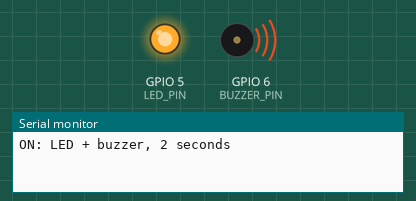
Simulated run of this sketch. Board: ESP32-S3. On the bench: output pins drawn as LEDs (lit = HIGH), buzzer (waves = sounding, pin HIGH), the last lines printed to the serial monitor.

Above: at 1.0 s.
At 3.0 s:
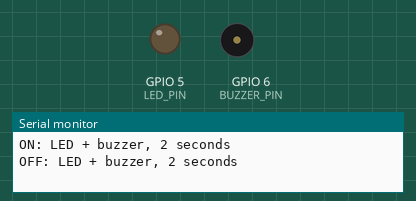
Timing chart, 0 to 5.2 s (numbered marks = the images above):
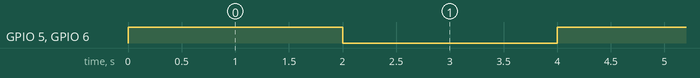

The sketch:

alarm_check.ino
```cpp
#include <Arduino.h>

#if !defined(CONFIG_IDF_TARGET_ESP32S3)
#error "Select an ESP32-S3 board: GPIO6 is not suitable for this test on classic ESP32."
#endif

// Standalone timing test; no sensors, Wi-Fi, MQTT or alarm thresholds.
// GPIO5 -> LED series resistor -> LED anode; LED cathode -> GND.
// Active-high buzzer control on GPIO6; never connect a 5V load back to GPIO6.
// This test does not verify that a bare buzzer's current is safe for direct GPIO drive.
constexpr uint8_t LED_PIN = 5;
constexpr uint8_t BUZZER_PIN = 6;
constexpr uint32_t PHASE_MS = 2000;

void setOutputs(bool enabled) {
  digitalWrite(LED_PIN, enabled ? HIGH : LOW);
  digitalWrite(BUZZER_PIN, enabled ? HIGH : LOW);
}

void setup() {
  pinMode(LED_PIN, OUTPUT);
  pinMode(BUZZER_PIN, OUTPUT);
  setOutputs(false);
  Serial.begin(115200);
}

void loop() {
  setOutputs(true);
  Serial.println("ON: LED + buzzer, 2 seconds");
  delay(PHASE_MS);

  setOutputs(false);
  Serial.println("OFF: LED + buzzer, 2 seconds");
  delay(PHASE_MS);
}
```

Measured:
- by itself, GPIO 5 (LED_PIN), GPIO 6 (BUZZER_PIN): alternates HIGH for 2.0 s and LOW for 2.0 s
